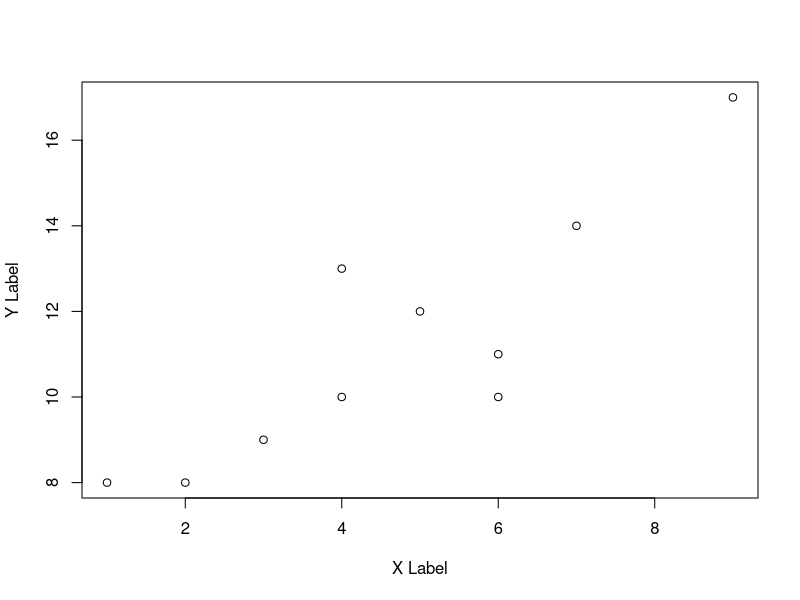
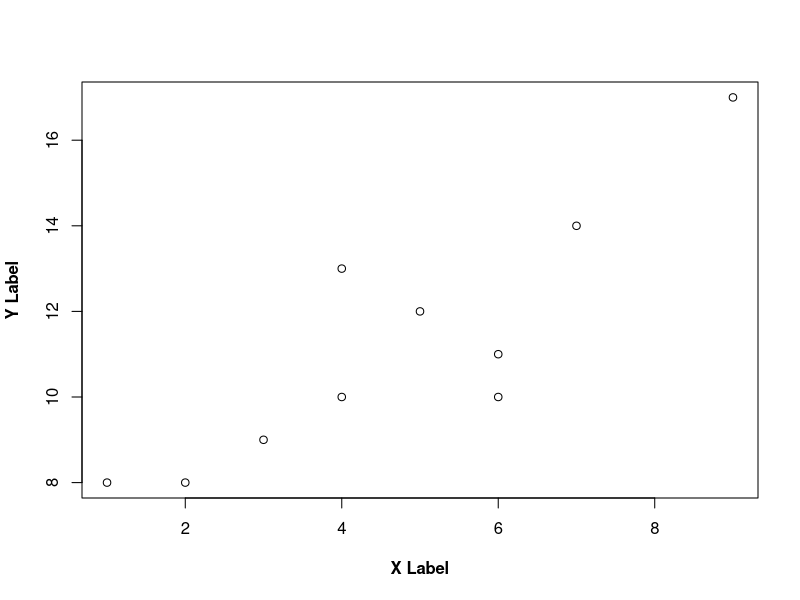
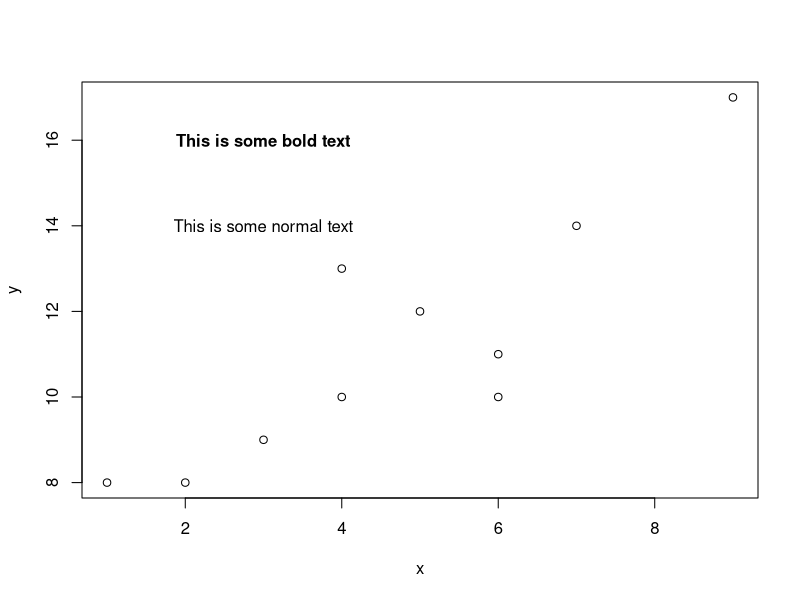

Write R code to recreate these figures, in order.
# Bold Font on Axis Labels of Plot
# define data
x <- c(1, 2, 3, 4, 4, 5, 6, 6, 7, 9)
y <- c(8, 8, 9, 10, 13, 12, 10, 11, 14, 17)

# create scatter plot with normal font for axis labels
plot(x, y, xlab = "X Label", ylab = "Y Label")

# define data 
x <- c(1, 2, 3, 4, 4, 5, 6, 6, 7, 9)
y <- c(8, 8, 9, 10, 13, 12, 10, 11, 14, 17)
plot(x, y, xlab=substitute(paste(bold("X Label"))),
     ylab = substitute(paste(bold("Y Label"))))

# Bold Font with Text in Plot
#define data
x <- c(1, 2, 3, 4, 4, 5, 6, 6, 7, 9)
y <- c(8, 8, 9, 10, 13, 12, 10, 11, 14, 17)

# create scatterplot
plot(x, y)

# add normal text at location x=3, y=14
text(3, 14, "This is some normal text")
# add bold text at location x=3, y=16
text(3, 16, substitute(paste(bold("This is some bold text"))))
